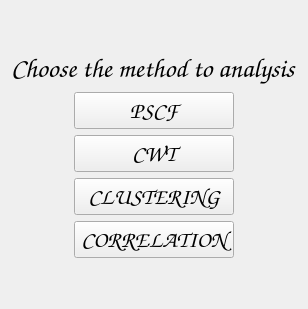
      <widget class="QWidget" name="page_methods">
       <layout class="QGridLayout" name="gridLayout">
        <item row="3" column="1">
         <widget class="QPushButton" name="btn_cwt_method">
          <property name="font">
           <font>
            <family>Z003</family>
            <pointsize>17</pointsize>
            <weight>50</weight>
            <italic>true</italic>
            <bold>false</bold>
           </font>
          </property>
          <property name="cursor">
           <cursorShape>PointingHandCursor</cursorShape>
          </property>
          <property name="text">
           <string>CWT</string>
          </property>
         </widget>
        </item>
        <item row="2" column="1">
         <widget class="QPushButton" name="btn_pscf_method">
          <property name="font">
           <font>
            <family>Z003</family>
            <pointsize>17</pointsize>
            <weight>50</weight>
            <italic>true</italic>
            <bold>false</bold>
           </font>
          </property>
          <property name="cursor">
           <cursorShape>PointingHandCursor</cursorShape>
          </property>
          <property name="text">
           <string>PSCF</string>
          </property>
         </widget>
        </item>
        <item row="5" column="1">
         <widget class="QPushButton" name="btn_correlation_method">
          <property name="font">
           <font>
            <family>Z003</family>
            <pointsize>17</pointsize>
            <weight>50</weight>
            <italic>true</italic>
            <bold>false</bold>
           </font>
          </property>
          <property name="cursor">
           <cursorShape>PointingHandCursor</cursorShape>
          </property>
          <property name="text">
           <string>CORRELATION</string>
          </property>
         </widget>
        </item>
        <item row="1" column="0" colspan="3">
         <widget class="QLabel" name="label_6">
          <property name="font">
           <font>
            <family>Z003</family>
            <pointsize>20</pointsize>
            <weight>75</weight>
            <italic>true</italic>
            <bold>true</bold>
           </font>
          </property>
          <property name="text">
           <string>Choose the method to analysis</string>
          </property>
         </widget>
        </item>
        <item row="2" column="0">
         <spacer name="horizontalSpacer_14">
          <property name="orientation">
           <enum>Qt::Horizontal</enum>
          </property>
          <property name="sizeHint" stdset="0">
           <size>
            <width>40</width>
            <height>20</height>
           </size>
          </property>
         </spacer>
        </item>
        <item row="4" column="1">
         <widget class="QPushButton" name="btn_clustering_method">
          <property name="font">
           <font>
            <family>Z003</family>
            <pointsize>17</pointsize>
            <weight>50</weight>
            <italic>true</italic>
            <bold>false</bold>
           </font>
          </property>
          <property name="cursor">
           <cursorShape>PointingHandCursor</cursorShape>
          </property>
          <property name="text">
           <string>CLUSTERING</string>
          </property>
         </widget>
        </item>
        <item row="0" column="0">
         <spacer name="verticalSpacer">
          <property name="orientation">
           <enum>Qt::Vertical</enum>
          </property>
          <property name="sizeHint" stdset="0">
           <size>
            <width>20</width>
            <height>40</height>
           </size>
          </property>
         </spacer>
        </item>
        <item row="2" column="2">
         <spacer name="horizontalSpacer_15">
          <property name="orientation">
           <enum>Qt::Horizontal</enum>
          </property>
          <property name="sizeHint" stdset="0">
           <size>
            <width>40</width>
            <height>20</height>
           </size>
          </property>
         </spacer>
        </item>
        <item row="6" column="1">
         <spacer name="verticalSpacer_2">
          <property name="orientation">
           <enum>Qt::Vertical</enum>
          </property>
          <property name="sizeHint" stdset="0">
           <size>
            <width>20</width>
            <height>40</height>
           </size>
          </property>
         </spacer>
        </item>
       </layout>
      </widget>
